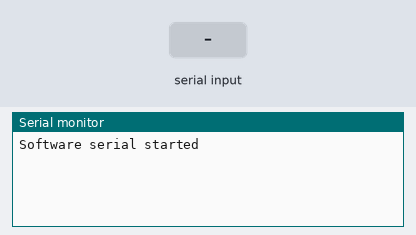
Bench run of a sketch on a simulated Arduino Uno, built with avr-gcc and run on an emulated ATmega328P. Parts: the last lines printed to the serial monitor. The test bench sets the inputs (shaded band).

Above: at 1.2 s.
1.3 s: "1\n" received over the second serial link
At 2.5 s:
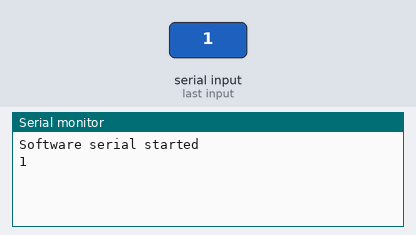
2.8 s: "0\n" received over the second serial link
At 3.9 s:
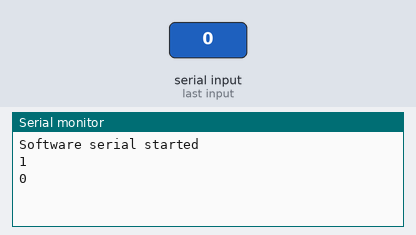

The sketch:

Test_software_serial.ino
```cpp
#include <SoftwareSerial.h>

// Chọn các chân GPIO cho TX và RX
SoftwareSerial mySerial(4, 16);  // RX, TX

void setup() {
  // Khởi động serial monitor cho debug
  Serial.begin(115200);
  while (!Serial) {
    ; // Chờ Serial sẵn sàng
  }

  // Khởi động Software Serial
  mySerial.begin(115200);
  Serial.println("Software serial started");
}
String str = "";
void loop() {
  // Kiểm tra nếu có dữ liệu từ Software Serial
  if (mySerial.available()) {
    char c = mySerial.read();
    str += c;
    if(c == '\n'){
      Serial.println(str);
      str = "";
    }
      // In ra serial monitor
  }

  // Kiểm tra nếu có dữ liệu từ Serial Monitor
  if (Serial.available()) {
    char c = Serial.read();
    mySerial.write(c);  // Gửi dữ liệu đến Software Serial
  }
}
```

Measured:
- after the input at 1.3 s, the serial monitor: prints a new line at once (image 1)
- after the input at 2.8 s, the serial monitor: prints a new line at once (image 2)
